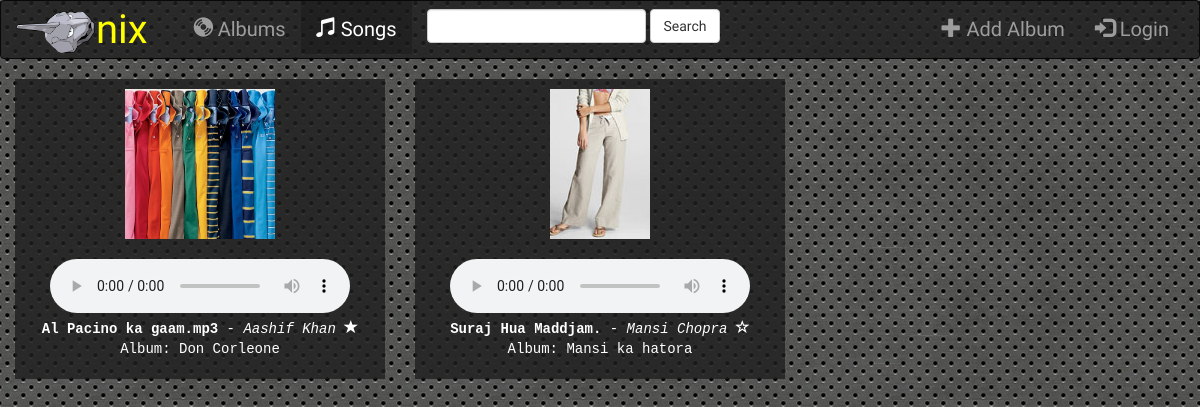
Before: /songs/ with the older database file.
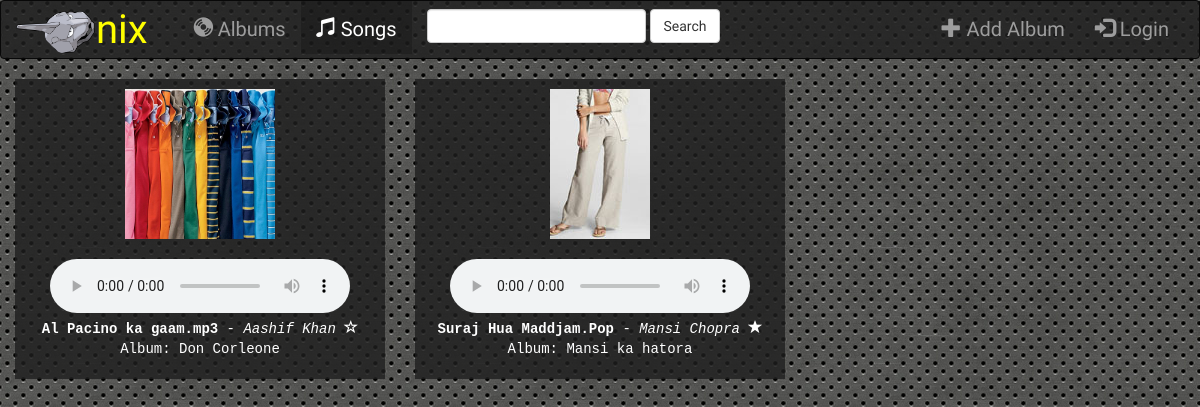
After: the same page with the newer database file.
### music/models.py (models this page shows, shortened)
class Song(models.Model):
    album = models.ForeignKey(Album, on_delete=models.CASCADE)
    file_type = models.CharField(max_length=10)
    song_title = models.CharField(max_length=250)
    is_favorite = models.BooleanField(default=False)
    song_file = models.FileField()

class Album(models.Model):
    artist = models.CharField(max_length=250)
    album_title = models.CharField(max_length=500)
    genre = models.CharField(max_length=100)
    album_logo = models.FileField()

### music/views.py (the view)
# urls.py: url(r'^songs/$', views.SongList.as_view(), name = 'songs'),
class SongList(ListView):
    template_name = 'music/songs.html'
    context_object_name = 'all_songs'
    def get_queryset(self):
        return Song.objects.all()

### music/templates/music/songs.html (shortened to what this page needs)
{%extends 'music/base.html'%}
{% block songs_active %}active{% endblock %}
{% block body %}
{% for song in all_songs %}
  <div class="col-sm-4 col-lg-4" align="center">
    <div class="jumbotron">
      <div id = "simranjeet">
      <img src="{{song.album.album_logo.url}}" alt="">
      </div>
      <br>
      <audio controls>
        <source src="{{song.song_file.url}}" type="audio/mpeg">
      </audio>
      <br>
    <strong> {{song.song_title}}.{{song.file_type}} </strong> - <i>{{song.album.artist}}</i>
    {% if song.is_favorite %}
		<span class="glyphicon glyphicon-star"></span>
    {% else %}
    	<span class="glyphicon glyphicon-star-empty"></span>
    {% endif %}
    <br>Album: {{song.album.album_title}}
  </div>
</div>
{% endfor %}
{%endblock%}

Changed rows visible on the page:
changed Song "Al Pacino ka gaam": is_favorite True → False (drawn)
changed Song "Suraj Hua Maddjam": file_type (not shown) → "Pop"; is_favorite False → True (drawn)
